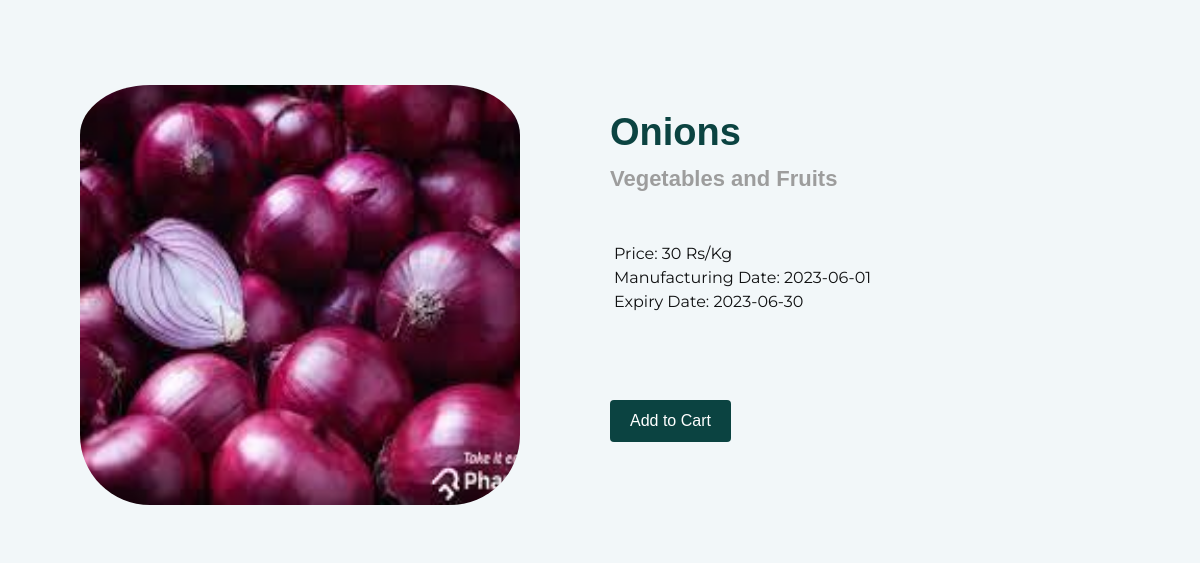
The app's page /product/17 with its own data.
### application/models.py (models this page shows)
class Product(db.Model):
    _tablename_='product'
    prod_id=db.Column(db.Integer, primary_key=True, autoincrement=True)
    prod_name=db.Column(db.String,nullable=False,unique=True)
    unit=db.Column(db.String,nullable=False)
    rate_per_unit=db.Column(db.Integer,nullable=False)
    quantity=db.Column(db.Integer,nullable=False)
    manufacture=db.Column(db.String,nullable=False)
    expiry=db.Column(db.String,nullable=False)
    prod_cat_id=db.Column(db.Integer,db.ForeignKey("category.cat_id"),nullable=False)
    image=db.Column(db.LargeBinary)

class Category(db.Model):
    _tablename_='category'
    cat_id = db.Column(db.Integer, primary_key=True, autoincrement=True)
    cat_name=db.Column(db.String,nullable=False,unique=True)
    description=db.Column(db.String)

### application/controllers.py (the view)
@app.route('/product/<int:prod_id>')
def product(prod_id):
    if request.method=='GET':
        product=Product.query.filter(Product.prod_id==prod_id).first()
        category=Category.query.filter(Category.cat_id==product.prod_cat_id).first()
        return render_template('product.html',product=product,category=category)

### templates/product.html (shortened to what this page needs)
<!DOCTYPE html>
<html>
<head>
</head>
<body>
	<div class="bee-page-container">
		<div class="bee-row bee-row-1">
			<div class="bee-row-content">
				<div class="bee-col bee-col-1 bee-col-w4">
				</div>
				<div class="bee-col bee-col-2 bee-col-w8">
					<div class="bee-block bee-block-1 bee-menu">
					</div>
				</div>
			</div>
		</div>
		<div class="bee-row bee-row-2">
			<div class="bee-row-content">
				<div class="bee-col bee-col-1 bee-col-w6">
						<div style="text-align: center;">
                            <img src="{{ url_for('get_image', filename=product.prod_name)}}"  style='padding: 30px;padding-top: 50px; border-radius: 100px;' height="500px" width="500px">
                        </div>
				</div>
				<div class="bee-col bee-col-2 bee-col-w6" >
					<div class="bee-block bee-block-1 bee-heading">
						<h1 style="padding-top:65px;color:#0b4341;direction:ltr;font-family:Arial, Helvetica, sans-serif;font-size:38px;font-weight:700;letter-spacing:normal;line-height:120%;text-align:left;margin-top:0;margin-bottom:0;"><span class="tinyMce-placeholder">{{ product.prod_name}}</span> </h1>
					</div>
					<div class="bee-block bee-block-2 bee-heading" style="padding-top: 0px;">
						<h1 style="color:#9d9d9d;direction:ltr;font-family:Arial, Helvetica, sans-serif;font-size:22px;font-weight:700;letter-spacing:normal;line-height:120%;text-align:left;margin-top:0;margin-bottom:0;"><span class="tinyMce-placeholder">{{ category.cat_name }}</span> </h1>
					</div>
					<div class="bee-block bee-block-3 bee-paragraph" style="padding-left: 14px;">
						<p style="line-height: 1.5;font-family: Montserrat;" >
                            Price: {{ product.rate_per_unit }} {{ product.unit }}<br>
                            Manufacturing Date: {{ product.manufacture }}<br>
                            Expiry Date: {{ product.expiry }}<br>
                        </p>
					</div>
                    <br>
                    <br>
					<div class="bee-block bee-block-4 bee-button" style="text-align: left;">
                        <a href="{{ url_for('add_to_cart',prod_id=product.prod_id) }}">
						<div class="bee-button-content" style="font-size: 16px; background-color: #0b4341; border-bottom: 0px solid transparent; border-left: 0px solid transparent; border-radius: 4px; border-right: 0px solid transparent; border-top: 0px solid transparent; color: #ffffff; direction: ltr; font-family: inherit; font-weight: 400; max-width: 100%; padding-bottom: 5px; padding-left: 20px; padding-right: 20px; padding-top: 5px; width: auto; display: inline-block;"><span style="word-break: break-word; font-size: 16px; line-height: 200%;">Add to Cart</span></div>
                        </a>
                    </div>
				</div>
			</div>
		</div>
	</div>
</body>
</html>

### templates/product.html (style rules this page uses)
.bee-row, .bee-row-content { position: relative }
.bee-row-1, .bee-row-2, .bee-row-3, .bee-row-3 .bee-row-content { background-repeat: no-repeat }
body { background-color: #f2f7f9; color: #000; font-family: Arial, Helvetica, sans-serif }
.bee-row-2 .bee-col-2 .bee-block-3 a, a { color: #8a3c90 }
* { box-sizing: border-box }
body, h1, p { margin: 0 }
.bee-row-content { max-width: 1280px; margin: 0 auto; display: flex }
.bee-row-content .bee-col-w4 { flex-basis: 33% }
.bee-row-content .bee-col-w6 { flex-basis: 50% }
.bee-row-content .bee-col-w8 { flex-basis: 67% }
.bee-button a, .bee-icon .bee-icon-label-right a { text-decoration: none }
.bee-paragraph { overflow-wrap: anywhere }
.bee-row-1 .bee-row-content, .bee-row-2 .bee-row-content { background-repeat: no-repeat; border-radius: 0; color: #000 }
.bee-row-1 .bee-col-1, .bee-row-1 .bee-col-2, .bee-row-2 .bee-col-1, .bee-row-2 .bee-col-2, .bee-row-3 .bee-col-1 { padding-bottom: 5px; padding-top: 5px }
.bee-row-1 .bee-col-2 .bee-block-1 { color: #101112; font-family: Montserrat, 'Trebuchet MS', 'Lucida Grande', 'Lucida Sans Unicode', 'Lucida Sans', Tahoma, sans-serif; font-size: 16px; font-weight: 400; padding: 10px; text-align: center }
.bee-row-2 .bee-col-2 .bee-block-1, .bee-row-2 .bee-col-2 .bee-block-2 { padding: 10px; text-align: center; width: 100% }
.bee-row-2 .bee-col-2 .bee-block-3 { padding: 40px }
.bee-row-2 .bee-col-2 .bee-block-4 { padding: 10px; text-align: center }
.bee-row-2 .bee-col-2 .bee-block-3 { color: #101112; direction: ltr; font-size: 16px; font-weight: 400; letter-spacing: 0; line-height: 120%; text-align: left }

### records on screen
Product: prod_name (picture), prod_name "Onions", rate_per_unit "30", unit "Rs/Kg", manufacture "2023-06-01", expiry "2023-06-30"
Category: cat_name "Vegetables and Fruits"
